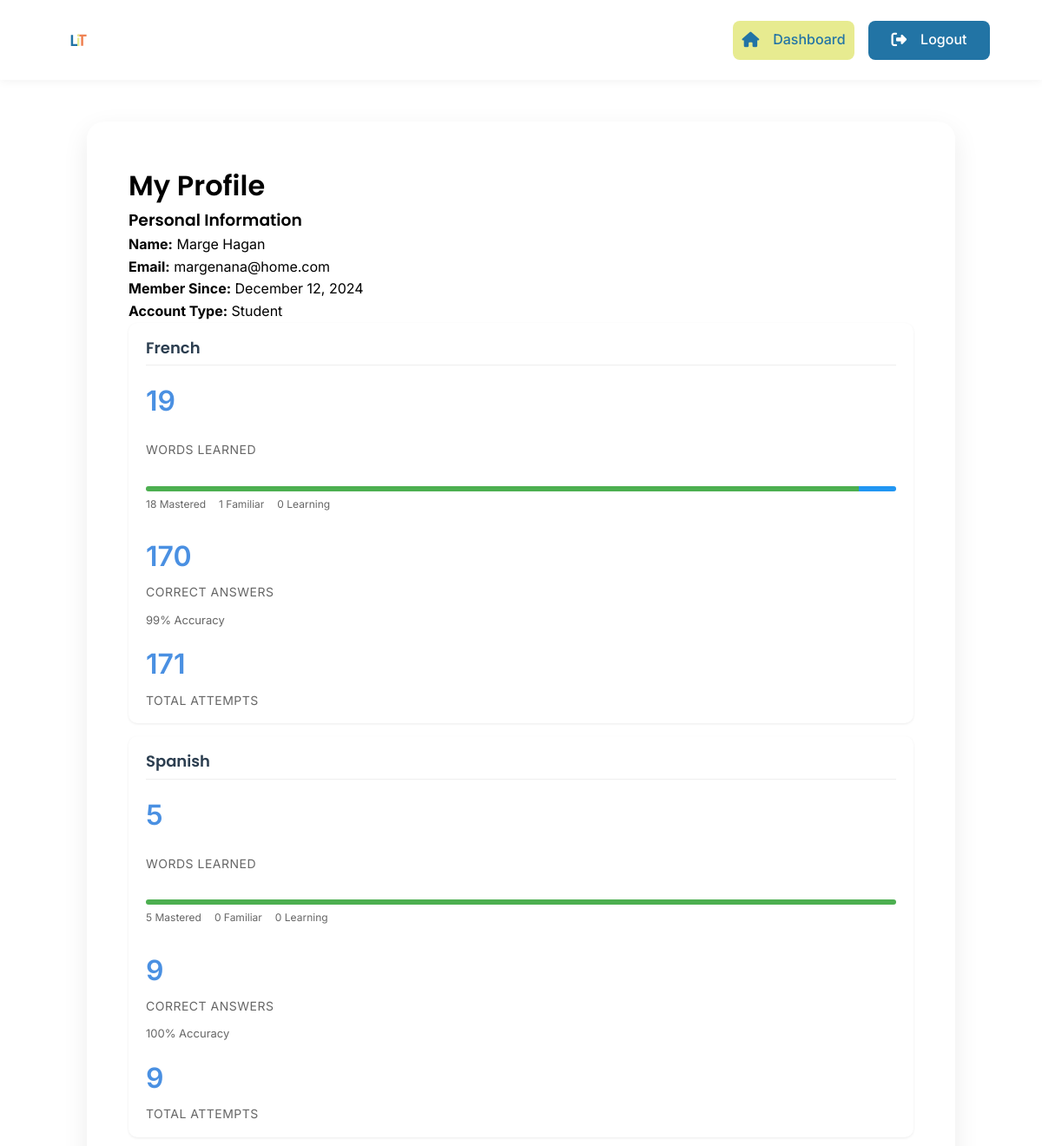
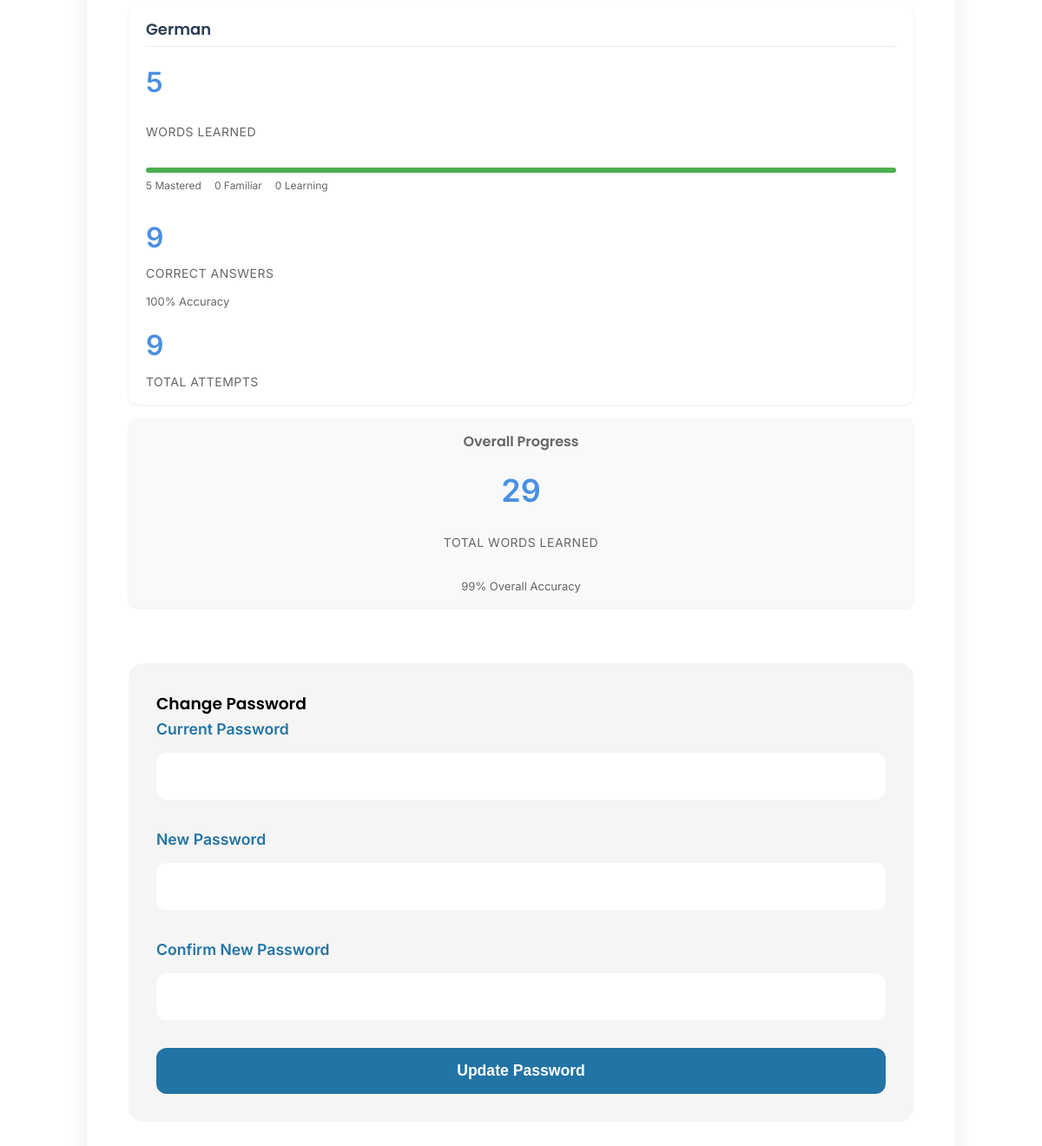
Screenshot of /view/profile.php (signed in) with the database file from the repository (2 pictures, top to bottom).
### tables this page shows
CREATE TABLE `users` (
  `id` int(11) NOT NULL,
  `firstName` varchar(50) NOT NULL,
  `lastName` varchar(50) NOT NULL,
  `email` varchar(80) NOT NULL,
  `password` varchar(255) NOT NULL,
  `role` enum('admin','teacher','student') NOT NULL DEFAULT 'student',
  `joinDate` timestamp NOT NULL DEFAULT current_timestamp(),
  `is_admin` tinyint(1) DEFAULT 0
);

CREATE TABLE `languages` (
  `languageId` int(11) NOT NULL,
  `languageName` varchar(50) NOT NULL,
  `level` enum('Beginner','Intermediate','Advanced') NOT NULL,
  `description` text DEFAULT NULL,
  `active` tinyint(1) DEFAULT 1,
  `languageCode` varchar(2) NOT NULL DEFAULT 'en'
);

### view/profile.php (the view, shortened to what this page needs)
<?php
require_once '../config/db_connect.php';
$userId = $_SESSION['user_id'];
$stmt = $pdo->prepare("SELECT * FROM users WHERE id = ?");
$stmt->execute([$userId]);
$user = $stmt->fetch();
$statsQuery = $pdo->prepare("
    SELECT
        l.languageName,
        l.languageId,
        COUNT(DISTINCT lw.wordId) as total_words,
        SUM(lw.correct_attempts) as total_correct,
        SUM(lw.total_attempts) as total_attempts,
        SUM(CASE WHEN lw.proficiency = 'mastered' THEN 1 ELSE 0 END) as mastered_count,
        SUM(CASE WHEN lw.proficiency = 'familiar' THEN 1 ELSE 0 END) as familiar_count,
        SUM(CASE WHEN lw.proficiency = 'learning' THEN 1 ELSE 0 END) as learning_count
    FROM learned_words lw
    JOIN words w ON lw.wordId = w.wordId
    JOIN languages l ON w.languageId = l.languageId
    WHERE lw.userId = ?
    GROUP BY l.languageId, l.languageName
");
$statsQuery->execute([$userId]);
$languageStats = $statsQuery->fetchAll();
$overallStats = [
    'total_words' => 0,
    'total_correct' => 0,
    'total_attempts' => 0,
    'mastered_count' => 0,
    'familiar_count' => 0,
    'learning_count' => 0
];
foreach ($languageStats as $stats) {
    $overallStats['total_words'] += $stats['total_words'];
    $overallStats['total_correct'] += $stats['total_correct'];
    $overallStats['total_attempts'] += $stats['total_attempts'];
    $overallStats['mastered_count'] += $stats['mastered_count'];
    $overallStats['familiar_count'] += $stats['familiar_count'];
    $overallStats['learning_count'] += $stats['learning_count'];
}
?>
<!DOCTYPE html>
<html lang="en">
<head>
    <link rel="stylesheet" href="https://cdnjs.cloudflare.com/ajax/libs/font-awesome/6.5.1/css/all.min.css">
    <link rel="stylesheet" href="../assets/css/styles.css">
    <link rel="stylesheet" href="../assets/css/profile.css">
</head>
<body>
    <header class="main-navigation">
        <div class="nav-logo">
            <img src="../assets/images/logo.svg" alt="Language Learning Platform Logo" class="logo-image">
        </div>
        <div class="auth-buttons">
            <a href="dashboard.php" class="btn-secondary">
                <i class="fas fa-home"></i> Dashboard
            </a>
            <a href="../actions/logout.php" class="btn-primary">
                <i class="fas fa-sign-out-alt"></i> Logout
            </a>
        </div>
    </header>
    <div class="profile-container">
        <h1>My Profile</h1>
        <div class="user-info">
            <div class="info-card">
                <h3>Personal Information</h3>
                <p><strong>Name:</strong> <?php echo htmlspecialchars($user['firstName'] . ' ' . $user['lastName']); ?></p>
                <p><strong>Email:</strong> <?php echo htmlspecialchars($user['email']); ?></p>
                <p><strong>Member Since:</strong> <?php echo date('F j, Y', strtotime($user['joinDate'])); ?></p>
                <p><strong>Account Type:</strong> <?php echo ucfirst($user['role']); ?></p>
            </div>
            <div class="stats-grid">
                <?php foreach ($languageStats as $stats): ?>
                    <div class="language-stats">
                        <h3><?php echo htmlspecialchars($stats['languageName']); ?></h3>
                        <div class="stat-card">
                            <div class="stat-value"><?php echo $stats['total_words']; ?></div>
                            <div class="stat-label">Words Learned</div>
                            <div class="proficiency-breakdown">
                                <div class="progress-bar">
                                    <?php
                                    $totalWords = $stats['total_words'] ?: 1;
                                    $masteredPercent = round(($stats['mastered_count'] / $totalWords) * 100);
                                    $familiarPercent = round(($stats['familiar_count'] / $totalWords) * 100);
                                    ?>
                                    <div class="progress-segment mastered" style="width: <?php echo $masteredPercent; ?>%"></div>
                                    <div class="progress-segment familiar" style="width: <?php echo $familiarPercent; ?>%"></div>
                                </div>
                                <div class="proficiency-legend">
                                    <span class="mastered"><?php echo $stats['mastered_count']; ?> Mastered</span>
                                    <span class="familiar"><?php echo $stats['familiar_count']; ?> Familiar</span>
                                    <span class="learning"><?php echo $stats['learning_count']; ?> Learning</span>
                                </div>
                            </div>
                            <div class="accuracy-stats">
                                <div class="stat-value"><?php echo $stats['total_correct']; ?></div>
                                <div class="stat-label">Correct Answers</div>
                                <div class="accuracy-rate">
                                    <?php
                                    $accuracy = $stats['total_attempts'] > 0
                                        ? round(($stats['total_correct'] / $stats['total_attempts']) * 100)
                                        : 0;
                                    ?>
                                    <div class="accuracy-text"><?php echo $accuracy; ?>% Accuracy</div>
                                </div>
                            </div>
                            <div class="attempts-stat">
                                <div class="stat-value"><?php echo $stats['total_attempts']; ?></div>
                                <div class="stat-label">Total Attempts</div>
                            </div>
                        </div>
                    </div>
                <?php endforeach; ?>
                <div class="overall-stats">
                    <h3>Overall Progress</h3>
                    <div class="stat-card">
                        <div class="stat-value"><?php echo $overallStats['total_words']; ?></div>
                        <div class="stat-label">Total Words Learned</div>
                        <?php
                        $overallAccuracy = $overallStats['total_attempts'] > 0
                            ? round(($overallStats['total_correct'] / $overallStats['total_attempts']) * 100)
                            : 0;
                        ?>
                        <div class="accuracy-rate">
                            <div class="accuracy-text"><?php echo $overallAccuracy; ?>% Overall Accuracy</div>
                        </div>
                    </div>
                </div>
            </div>
        </div>
        <div class="password-section">
            <h3>Change Password</h3>
            <form class="password-form" action="../actions/update_password.php" method="POST">
                <div class="form-group">
                    <label for="current_password">Current Password</label>
                    <input type="password" id="current_password" name="current_password" required>
                </div>
                <div class="form-group">
                    <label for="new_password">New Password</label>
                    <input type="password" id="new_password" name="new_password" required>
                </div>
                <div class="form-group">
                    <label for="confirm_password">Confirm New Password</label>
                    <input type="password" id="confirm_password" name="confirm_password" required>
                </div>
                <button type="submit" class="btn-update">Update Password</button>
            </form>
        </div>
    </div>
</body>
</html>

### assets/css/styles.css (style rules this page uses)
:root { --ucla-blue: #2274A5; --mindaro: #E7EB90; --coral: #EF8354; --white: #FFFFFF; --black: #000000; --gray-light: #F5F5F5; --gray: #666666; --font-heading: 'Poppins', sans-serif; --font-body: 'Inter', sans-serif; }
* { margin: 0; padding: 0; box-sizing: border-box; }
body { font-family: var(--font-body); line-height: 1.6; color: var(--black); }
h1, h2, h3, h4, h5, h6 { font-family: var(--font-heading); font-weight: 600; }
.btn-primary { background-color: var(--ucla-blue); color: var(--white); }
.btn-secondary { background-color: var(--mindaro); color: var(--ucla-blue); }
.main-navigation { display: flex; justify-content: space-between; align-items: center; padding: 1rem 5%; background-color: var(--white); box-shadow: 0 2px 10px rgba(0,0,0,0.05); }
.nav-logo { display: flex; align-items: center; }
.logo-image { height: 60px; width: auto; margin-right: 1rem; }
.auth-buttons { display: flex; gap: 1rem; align-items: center; }
.auth-buttons a { display: flex; align-items: center; justify-content: center; padding: 0.8rem 1.5rem; width: 130px; height: 45px; font-size: 1rem; font-weight: 500; border-radius: 8px; text-decoration: none; transition: all 0.3s ease; border: none; cursor: pointer; box-sizing: border-box; }
.auth-buttons i { margin-right: 0.5rem; font-size: 1.1rem; }
.profile-container { max-width: 1200px; margin: 0 auto; padding: 20px; }
.auth-buttons a { text-decoration: none; }
a { text-decoration: none; }
button, .btn, .btn-primary, .btn-secondary, .btn-update { text-decoration: none; }

### assets/css/profile.css (style rules this page uses)
.profile-container { max-width: 1000px; margin: 3rem auto; padding: 3rem; background: var(--white); border-radius: 20px; box-shadow: 0 10px 30px rgba(0,0,0,0.08); }
.stats-grid { display: grid; gap: 15px; width: 100%; }
.language-stats { background: #fff; border-radius: 10px; padding: 15px 20px; box-shadow: 0 1px 3px rgba(0,0,0,0.08); width: 100%; }
.language-stats h3 { font-size: 18px; color: #2c3e50; margin-bottom: 15px; padding-bottom: 5px; border-bottom: 1px solid #eee; }
.stat-card { display: flex; flex-direction: column; gap: 15px; }
.stat-value { font-size: 32px; color: #4a90e2; font-weight: 600; margin-bottom: 5px; }
.stat-label { font-size: 14px; color: #666; text-transform: uppercase; letter-spacing: 0.5px; }
.proficiency-breakdown { margin: 10px 0; }
.progress-bar { height: 6px; background: #f0f0f0; border-radius: 3px; overflow: hidden; margin: 5px 0; }
.progress-segment { height: 100%; float: left; }
.progress-segment.mastered { background-color: #4CAF50; }
.progress-segment.familiar { background-color: #2196F3; }
.proficiency-legend { display: flex; gap: 15px; font-size: 12px; color: #666; margin-top: 5px; }
.accuracy-rate { margin-top: 10px; }
.accuracy-text { font-size: 13px; color: #666; margin-top: 3px; }
.overall-stats { background: #f8f9fa; border-radius: 10px; padding: 15px; width: 100%; text-align: center; box-shadow: 0 1px 3px rgba(0,0,0,0.08); }
.overall-stats h3 { font-size: 16px; color: #666; margin-bottom: 10px; }
.overall-stats .stat-value { font-size: 36px; margin: 5px 0; }
.overall-stats .accuracy-rate { max-width: 200px; margin: 10px auto 0; }
.password-section { margin-top: 4rem; padding: 2rem; background: var(--gray-light); border-radius: 16px; position: relative; }
.form-group { margin-bottom: 2rem; position: relative; }
.form-group label { display: block; margin-bottom: 0.8rem; color: var(--ucla-blue); font-weight: 600; font-size: 1.1rem; }
.form-group input { width: 100%; padding: 1rem; border: 2px solid transparent; border-radius: 12px; background: var(--white); font-size: 1rem; transition: all 0.3s ease; }
.btn-update { background: var(--ucla-blue); color: var(--white); padding: 1rem 2rem; border-radius: 12px; font-weight: 600; font-size: 1.1rem; transition: all 0.3s ease; border: none; cursor: pointer; width: 100%; position: relative; overflow: hidden; }
.auth-buttons .btn-secondary { background-color: var(--mindaro); color: var(--ucla-blue); display: flex; align-items: center; gap: 8px; font-weight: 500; }
.auth-buttons .btn-secondary i { color: var(--ucla-blue); }
.auth-buttons .btn-primary { background-color: var(--ucla-blue); color: var(--white); display: flex; align-items: center; gap: 8px; font-weight: 500; }
.auth-buttons .btn-primary i { color: var(--white); }
.auth-buttons a { min-width: 140px; justify-content: center; }

### rows the page displays
users: firstName+lastName "Marge Hagan", email "margenana@home.com", joinDate "December 12, 2024", role "Student"
languages: languageName "French", total_words "19", $masteredPercent 95 (drawn), $familiarPercent 5 (drawn), mastered_count "18", familiar_count "1", learning_count "0", total_correct "170", accuracy "99", total_attempts "171"
languages: languageName "Spanish", total_words "5", mastered_count "5", familiar_count "0", learning_count "0", total_correct "9", accuracy "100", total_attempts "9"
languages: languageName "German", total_words "5", mastered_count "5", familiar_count "0", learning_count "0", total_correct "9", accuracy "100", total_attempts "9"

### other values shown
$overallStats['total_words'] "29"
$overallAccuracy "99"
